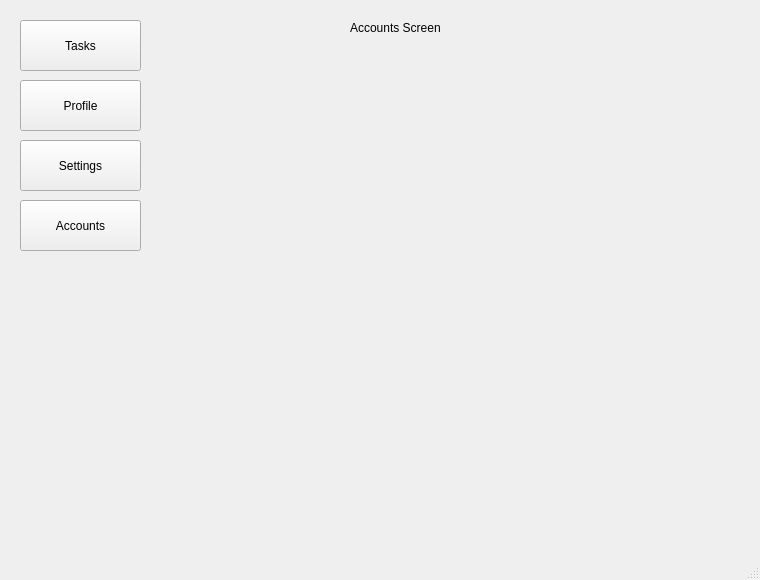
<?xml version="1.0" encoding="UTF-8"?>
<ui version="4.0">
 <class>AccountsScreen</class>
 <widget class="QMainWindow" name="AccountsScreen">
  <property name="geometry">
   <rect>
    <x>0</x>
    <y>0</y>
    <width>760</width>
    <height>580</height>
   </rect>
  </property>
  <property name="windowTitle">
   <string>MainWindow</string>
  </property>
  <widget class="QWidget" name="centralwidget">
   <widget class="QPushButton" name="button1">
    <property name="geometry">
     <rect>
      <x>20</x>
      <y>20</y>
      <width>121</width>
      <height>51</height>
     </rect>
    </property>
    <property name="text">
     <string>Tasks</string>
    </property>
   </widget>
   <widget class="QPushButton" name="button2">
    <property name="geometry">
     <rect>
      <x>20</x>
      <y>80</y>
      <width>121</width>
      <height>51</height>
     </rect>
    </property>
    <property name="text">
     <string>Profile</string>
    </property>
   </widget>
   <widget class="QPushButton" name="button3">
    <property name="geometry">
     <rect>
      <x>20</x>
      <y>140</y>
      <width>121</width>
      <height>51</height>
     </rect>
    </property>
    <property name="text">
     <string>Settings</string>
    </property>
   </widget>
   <widget class="QPushButton" name="button4">
    <property name="geometry">
     <rect>
      <x>20</x>
      <y>200</y>
      <width>121</width>
      <height>51</height>
     </rect>
    </property>
    <property name="text">
     <string>Accounts</string>
    </property>
   </widget>
   <widget class="QLabel" name="label">
    <property name="geometry">
     <rect>
      <x>350</x>
      <y>20</y>
      <width>141</width>
      <height>16</height>
     </rect>
    </property>
    <property name="text">
     <string>Accounts Screen</string>
    </property>
   </widget>
  </widget>
  <widget class="QMenuBar" name="menubar">
   <property name="geometry">
    <rect>
     <x>0</x>
     <y>0</y>
     <width>760</width>
     <height>21</height>
    </rect>
   </property>
  </widget>
  <widget class="QStatusBar" name="statusbar"/>
 </widget>
 <resources/>
 <connections/>
</ui>
